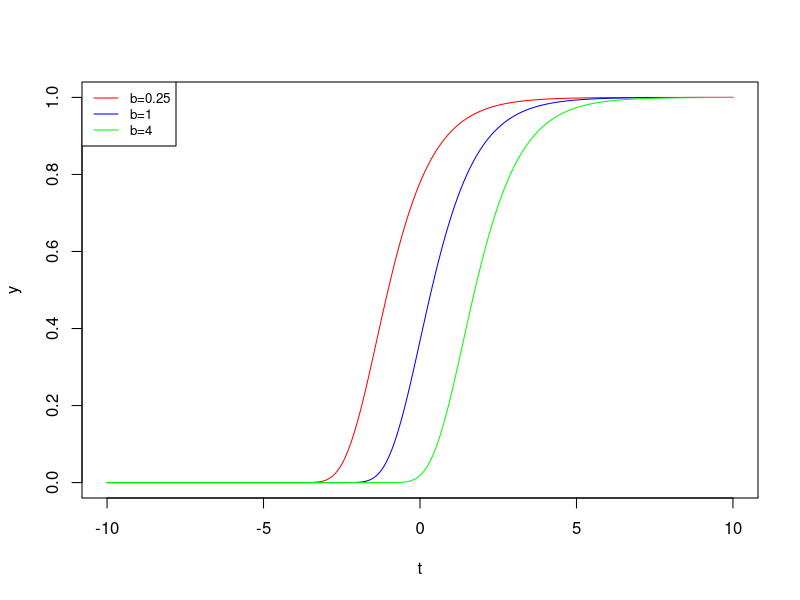

Recreate this plot in R.
# Homework 4: Draw the Gompertz function
# Author: Sungjae Cho
# Date: 2019-04-08

a = 1
c = 1

t = seq(-10,10,0.1)

b = 1/4
y = a * exp(-b * exp(-c*t))
plot(t, y, type="n")
lines(t, y, col = "red")

b = 1
y = a * exp(-b * exp(-c*t))
lines(t,y, col = "blue")

b = 4
y = a * exp(-b * exp(-c*t))
lines(t,y, col = "green")

legend("topleft", legend=c("b=0.25", "b=1", "b=4"),
       col=c("red", "blue", "green"), lty=1, cex=0.8)
